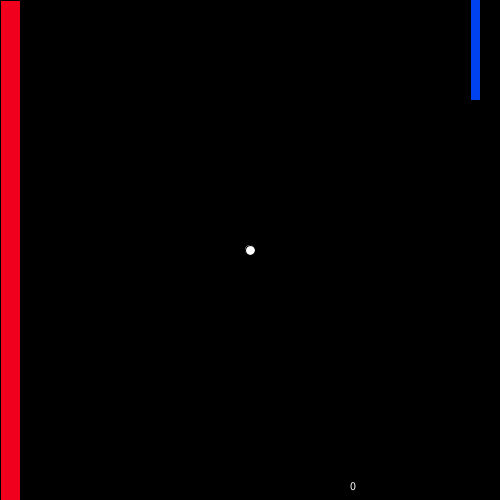
Frame 1 (no input)
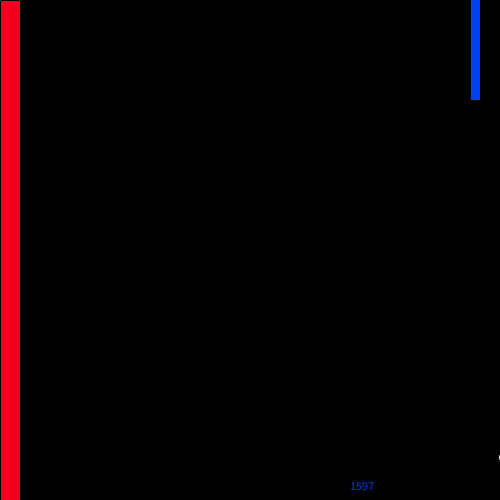
Frame 60 (the mouse pressed at the canvas centre just before this capture)
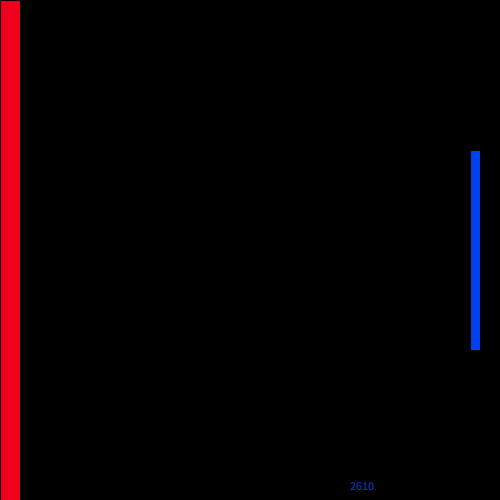
Frame 120 (the mouse held since frame 60 and released just before this capture)

The Processing sketch that drew these frames (run headless with seeded random() and noise(); from frame 60 on, the mouse is pressed at the canvas centre):

// Processing sketch: ping
// ── ping.pde
//Lee Martin, May 25, 2017---------------------------------

float x, y, speedX, speedY;
float diam = 10;
float rectSize = 200;
int start;

void setup() {
  size(500, 500);
  reset();
  start = millis();
}

void reset() {
  x = width/2;
  y = height/2;
  speedX = random(3, 5);
  speedY = random(3, 5);
}

void draw() { 
  background(0);
  int timer = millis()-start;
  text(timer, 350, 490);
  
  fill(255);
  ellipse(x, y, diam, diam);

  fill(#F0001C);
  rect(0, 0, 20, height);
  
  fill(#0041F0);
  rect(width-30, mouseY-rectSize/2, 10, rectSize);

  x += speedX;
  y += speedY;

  
  if ( x > width-30 && x < width -20 && y > mouseY-rectSize/2 && y < mouseY+rectSize/2 ) {
    speedX = speedX * -1;
  } 


  if (x < 25) {
    speedX *= -1.1;
    speedY *= 1.1;
    x += speedX;
  }
   
  if ( y > height || y < 0 ) {
    speedY *= -1;
  }
}

void mousePressed() {
  reset();
}
